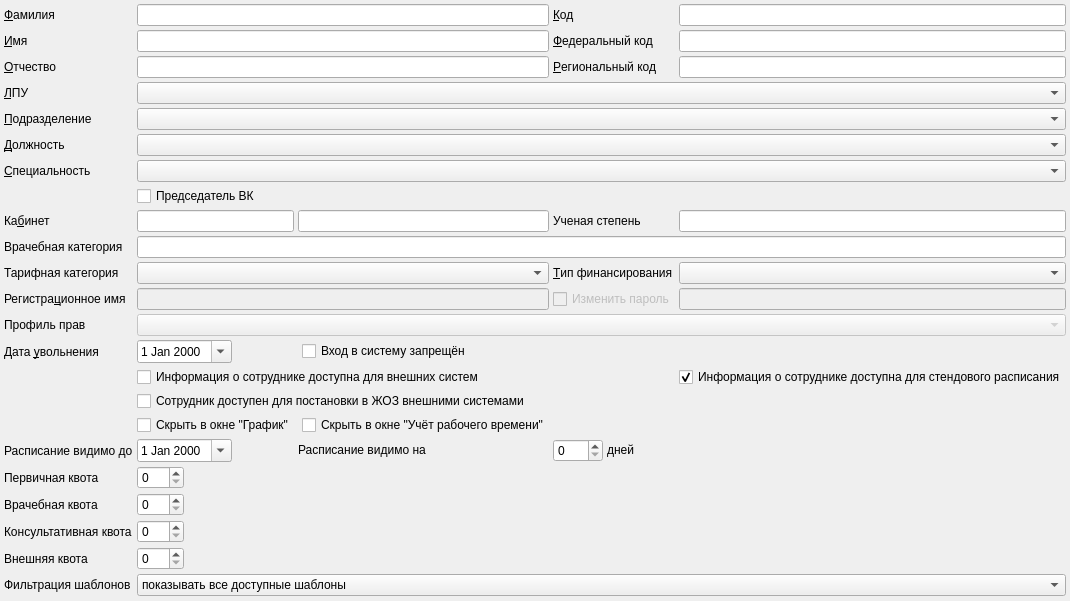
     <widget class="QWidget" name="tabCommon">
      <attribute name="title">
       <string>Общие</string>
      </attribute>
      <layout class="QGridLayout" name="gridLayout">
       <property name="margin">
        <number>4</number>
       </property>
       <property name="spacing">
        <number>4</number>
       </property>
       <item row="11" column="6">
        <widget class="CRBComboBox" name="cmbFinance">
         <property name="sizePolicy">
          <sizepolicy hsizetype="Preferred" vsizetype="Fixed">
           <horstretch>0</horstretch>
           <verstretch>0</verstretch>
          </sizepolicy>
         </property>
         <property name="toolTip">
          <string>&lt;html&gt;&lt;head&gt;&lt;meta name=&quot;qrichtext&quot; content=&quot;1&quot; /&gt;&lt;style type=&quot;text/css&quot;&gt;
p, li { white-space: pre-wrap; }
&lt;/style&gt;&lt;/head&gt;&lt;body style=&quot; font-family:'MS Shell Dlg 2'; font-size:8.25pt; font-weight:400; font-style:normal; text-decoration:none;&quot;&gt;
&lt;p style=&quot; margin-top:0px; margin-bottom:0px; margin-left:0px; margin-right:0px; -qt-block-indent:0; text-indent:0px;&quot;&gt;Тип финансирования для визитов&lt;/p&gt;&lt;/body&gt;&lt;/html&gt;</string>
         </property>
        </widget>
       </item>
       <item row="22" column="1">
        <widget class="QSpinBox" name="edtPrimaryQuota">
         <property name="sizePolicy">
          <sizepolicy hsizetype="Maximum" vsizetype="Fixed">
           <horstretch>0</horstretch>
           <verstretch>0</verstretch>
          </sizepolicy>
         </property>
         <property name="toolTip">
          <string>Доля (%) амбулаторного приёма, доступная для записи из регистратуры</string>
         </property>
         <property name="maximum">
          <number>100</number>
         </property>
        </widget>
       </item>
       <item row="18" column="2" colspan="2">
        <widget class="QLabel" name="lblTimelineAccessibilityDays">
         <property name="sizePolicy">
          <sizepolicy hsizetype="Maximum" vsizetype="Maximum">
           <horstretch>0</horstretch>
           <verstretch>0</verstretch>
          </sizepolicy>
         </property>
         <property name="text">
          <string>Расписание видимо на</string>
         </property>
         <property name="wordWrap">
          <bool>false</bool>
         </property>
         <property name="buddy">
          <cstring>edtTimelineAccessibilityDays</cstring>
         </property>
        </widget>
       </item>
       <item row="9" column="2" colspan="2">
        <widget class="QLineEdit" name="edtOffice2"/>
       </item>
       <item row="9" column="1">
        <widget class="QLineEdit" name="edtOffice">
         <property name="sizePolicy">
          <sizepolicy hsizetype="Preferred" vsizetype="Fixed">
           <horstretch>0</horstretch>
           <verstretch>0</verstretch>
          </sizepolicy>
         </property>
        </widget>
       </item>
       <item row="24" column="1">
        <widget class="QSpinBox" name="edtConsultancyQuota">
         <property name="sizePolicy">
          <sizepolicy hsizetype="Maximum" vsizetype="Fixed">
           <horstretch>0</horstretch>
           <verstretch>0</verstretch>
          </sizepolicy>
         </property>
         <property name="toolTip">
          <string>Доля (%) амбулаторного приёма, доступная для записи другим врачам</string>
         </property>
         <property name="maximum">
          <number>100</number>
         </property>
        </widget>
       </item>
       <item row="24" column="0">
        <widget class="QLabel" name="lblConsultancyQuota">
         <property name="sizePolicy">
          <sizepolicy hsizetype="Maximum" vsizetype="Preferred">
           <horstretch>0</horstretch>
           <verstretch>0</verstretch>
          </sizepolicy>
         </property>
         <property name="text">
          <string>Консультативная квота</string>
         </property>
         <property name="buddy">
          <cstring>edtConsultancyQuota</cstring>
         </property>
        </widget>
       </item>
       <item row="14" column="3" colspan="4">
        <widget class="QCheckBox" name="chkRetired">
         <property name="text">
          <string>Вход в систему запрещён</string>
         </property>
        </widget>
       </item>
       <item row="22" column="0">
        <widget class="QLabel" name="lblPrimaryQuota">
         <property name="sizePolicy">
          <sizepolicy hsizetype="Maximum" vsizetype="Preferred">
           <horstretch>0</horstretch>
           <verstretch>0</verstretch>
          </sizepolicy>
         </property>
         <property name="text">
          <string>Первичная квота</string>
         </property>
         <property name="buddy">
          <cstring>edtPrimaryQuota</cstring>
         </property>
        </widget>
       </item>
       <item row="18" column="5">
        <widget class="QLabel" name="lblTimelineAccessibilityDaysSuffix">
         <property name="sizePolicy">
          <sizepolicy hsizetype="Preferred" vsizetype="Maximum">
           <horstretch>0</horstretch>
           <verstretch>0</verstretch>
          </sizepolicy>
         </property>
         <property name="text">
          <string>дней</string>
         </property>
        </widget>
       </item>
       <item row="28" column="1" colspan="6">
        <spacer name="verticalSpacer_2">
         <property name="orientation">
          <enum>Qt::Vertical</enum>
         </property>
         <property name="sizeHint" stdset="0">
          <size>
           <width>44</width>
           <height>1</height>
          </size>
         </property>
        </spacer>
       </item>
       <item row="11" column="0">
        <widget class="QLabel" name="lblTariffCategory">
         <property name="text">
          <string>Тарифная категория</string>
         </property>
         <property name="buddy">
          <cstring>cmbTariffCategory</cstring>
         </property>
        </widget>
       </item>
       <item row="18" column="4">
        <widget class="QSpinBox" name="edtTimelineAccessibilityDays">
         <property name="enabled">
          <bool>true</bool>
         </property>
         <property name="sizePolicy">
          <sizepolicy hsizetype="Preferred" vsizetype="Fixed">
           <horstretch>0</horstretch>
           <verstretch>0</verstretch>
          </sizepolicy>
         </property>
         <property name="maximumSize">
          <size>
           <width>50</width>
           <height>16777215</height>
          </size>
         </property>
         <property name="toolTip">
          <string>Если это поле заполнено (не 0),
то указанная значение используется как количество дней начиная с текущего на которые видно расписание.</string>
         </property>
         <property name="suffix">
          <string/>
         </property>
         <property name="maximum">
          <number>999</number>
         </property>
        </widget>
       </item>
       <item row="26" column="1">
        <widget class="QSpinBox" name="edtExternalQuota">
         <property name="sizePolicy">
          <sizepolicy hsizetype="Maximum" vsizetype="Fixed">
           <horstretch>0</horstretch>
           <verstretch>0</verstretch>
          </sizepolicy>
         </property>
         <property name="toolTip">
          <string>Доля (%) амбулаторного приёма, доступная для записи из внешних систем</string>
         </property>
         <property name="maximum">
          <number>100</number>
         </property>
        </widget>
       </item>
       <item row="3" column="1" colspan="6">
        <widget class="CPolyclinicComboBox" name="cmbOrg"/>
       </item>
       <item row="9" column="0">
        <widget class="QLabel" name="lblOffice">
         <property name="sizePolicy">
          <sizepolicy hsizetype="Maximum" vsizetype="Preferred">
           <horstretch>0</horstretch>
           <verstretch>0</verstretch>
          </sizepolicy>
         </property>
         <property name="text">
          <string>Ка&amp;бинет</string>
         </property>
         <property name="buddy">
          <cstring>edtOffice</cstring>
         </property>
        </widget>
       </item>
       <item row="9" column="4" colspan="2">
        <widget class="QLabel" name="lblAcademicDegree">
         <property name="text">
          <string>Ученая степень</string>
         </property>
         <property name="buddy">
          <cstring>edtAcademicDegree</cstring>
         </property>
        </widget>
       </item>
       <item row="26" column="0">
        <widget class="QLabel" name="lblExternalQuota">
         <property name="sizePolicy">
          <sizepolicy hsizetype="Maximum" vsizetype="Preferred">
           <horstretch>0</horstretch>
           <verstretch>0</verstretch>
          </sizepolicy>
         </property>
         <property name="text">
          <string>Внешняя квота</string>
         </property>
         <property name="buddy">
          <cstring>edtExternalQuota</cstring>
         </property>
        </widget>
       </item>
       <item row="18" column="1">
        <widget class="CDateEdit" name="edtLastAccessibleTimelineDate">
         <property name="enabled">
          <bool>true</bool>
         </property>
         <property name="sizePolicy">
          <sizepolicy hsizetype="Maximum" vsizetype="Fixed">
           <horstretch>0</horstretch>
           <verstretch>0</verstretch>
          </sizepolicy>
         </property>
         <property name="toolTip">
          <string>Если это поле заполнено,
то указанная дата используется как предельная дата до которой видно расписание.</string>
         </property>
         <property name="calendarPopup">
          <bool>true</bool>
         </property>
        </widget>
       </item>
       <item row="0" column="4" colspan="2">
        <widget class="QLabel" name="lblCode">
         <property name="sizePolicy">
          <sizepolicy hsizetype="Maximum" vsizetype="Preferred">
           <horstretch>0</horstretch>
           <verstretch>0</verstretch>
          </sizepolicy>
         </property>
         <property name="text">
          <string>&amp;Код</string>
         </property>
         <property name="buddy">
          <cstring>edtCode</cstring>
         </property>
        </widget>
       </item>
       <item row="9" column="6">
        <widget class="QLineEdit" name="edtAcademicDegree"/>
       </item>
       <item row="14" column="0">
        <widget class="QLabel" name="lblRetireDate">
         <property name="sizePolicy">
          <sizepolicy hsizetype="Maximum" vsizetype="Preferred">
           <horstretch>0</horstretch>
           <verstretch>0</verstretch>
          </sizepolicy>
         </property>
         <property name="text">
          <string>Дата &amp;увольнения</string>
         </property>
         <property name="buddy">
          <cstring>edtRetireDate</cstring>
         </property>
        </widget>
       </item>
       <item row="7" column="1" colspan="6">
        <widget class="QCheckBox" name="chkChairPerson">
         <property name="text">
          <string>Председатель ВК</string>
         </property>
        </widget>
       </item>
       <item row="2" column="1" colspan="3">
        <widget class="QLineEdit" name="edtPatrName">
         <property name="sizePolicy">
          <sizepolicy hsizetype="Preferred" vsizetype="Fixed">
           <horstretch>0</horstretch>
           <verstretch>0</verstretch>
          </sizepolicy>
         </property>
        </widget>
       </item>
       <item row="18" column="0">
        <widget class="QLabel" name="lblLastAccessibleTimelineDate">
         <property name="sizePolicy">
          <sizepolicy hsizetype="Preferred" vsizetype="Minimum">
           <horstretch>0</horstretch>
           <verstretch>0</verstretch>
          </sizepolicy>
         </property>
         <property name="text">
          <string>Расписание видимо до</string>
         </property>
         <property name="wordWrap">
          <bool>false</bool>
         </property>
         <property name="buddy">
          <cstring>edtLastAccessibleTimelineDate</cstring>
         </property>
        </widget>
       </item>
       <item row="11" column="1" colspan="3">
        <widget class="CRBComboBox" name="cmbTariffCategory"/>
       </item>
       <item row="18" column="6">
        <spacer name="horizontalSpacer_2">
         <property name="orientation">
          <enum>Qt::Horizontal</enum>
         </property>
         <property name="sizeHint" stdset="0">
          <size>
           <width>40</width>
           <height>10</height>
          </size>
         </property>
        </spacer>
       </item>
       <item row="23" column="0">
        <widget class="QLabel" name="lblOwnQuota">
         <property name="sizePolicy">
          <sizepolicy hsizetype="Maximum" vsizetype="Preferred">
           <horstretch>0</horstretch>
           <verstretch>0</verstretch>
          </sizepolicy>
         </property>
         <property name="text">
          <string>Врачебная квота</string>
         </property>
         <property name="buddy">
          <cstring>edtOwnQuota</cstring>
         </property>
        </widget>
       </item>
       <item row="11" column="4" colspan="2">
        <widget class="QLabel" name="lblFinance">
         <property name="sizePolicy">
          <sizepolicy hsizetype="Maximum" vsizetype="Preferred">
           <horstretch>0</horstretch>
           <verstretch>0</verstretch>
          </sizepolicy>
         </property>
         <property name="text">
          <string>&amp;Тип финансирования</string>
         </property>
         <property name="buddy">
          <cstring>cmbFinance</cstring>
         </property>
        </widget>
       </item>
       <item row="2" column="4" colspan="2">
        <widget class="QLabel" name="lblRegionalCode">
         <property name="sizePolicy">
          <sizepolicy hsizetype="Maximum" vsizetype="Preferred">
           <horstretch>0</horstretch>
           <verstretch>0</verstretch>
          </sizepolicy>
         </property>
         <property name="text">
          <string>&amp;Региональный код</string>
         </property>
         <property name="buddy">
          <cstring>edtRegionalCode</cstring>
         </property>
        </widget>
       </item>
       <item row="23" column="1">
        <widget class="QSpinBox" name="edtOwnQuota">
         <property name="sizePolicy">
          <sizepolicy hsizetype="Maximum" vsizetype="Fixed">
           <horstretch>0</horstretch>
           <verstretch>0</verstretch>
          </sizepolicy>
         </property>
         <property name="toolTip">
          <string>Доля (%) амбулаторного приёма, доступная для записи самому врачу</string>
         </property>
         <property name="maximum">
          <number>100</number>
         </property>
        </widget>
       </item>
       <item row="0" column="0">
        <widget class="QLabel" name="lblLastName">
         <property name="sizePolicy">
          <sizepolicy hsizetype="Maximum" vsizetype="Preferred">
           <horstretch>0</horstretch>
           <verstretch>0</verstretch>
          </sizepolicy>
         </property>
         <property name="text">
          <string>&amp;Фамилия</string>
         </property>
         <property name="buddy">
          <cstring>edtLastName</cstring>
         </property>
        </widget>
       </item>
       <item row="16" column="1" colspan="6">
        <widget class="QCheckBox" name="chkAvailableForSuspendedAppointment">
         <property name="sizePolicy">
          <sizepolicy hsizetype="Preferred" vsizetype="Fixed">
           <horstretch>0</horstretch>
           <verstretch>0</verstretch>
          </sizepolicy>
         </property>
         <property name="text">
          <string>Сотрудник доступен для постановки в ЖОЗ внешними системами</string>
         </property>
        </widget>
       </item>
       <item row="10" column="0">
        <widget class="QLabel" name="lblMedicalCategory">
         <property name="text">
          <string>Врачебная категория</string>
         </property>
         <property name="buddy">
          <cstring>cmbTariffCategory</cstring>
         </property>
        </widget>
       </item>
       <item row="1" column="6">
        <widget class="QLineEdit" name="edtFederalCode">
         <property name="sizePolicy">
          <sizepolicy hsizetype="Preferred" vsizetype="Fixed">
           <horstretch>0</horstretch>
           <verstretch>0</verstretch>
          </sizepolicy>
         </property>
        </widget>
       </item>
       <item row="2" column="6">
        <widget class="QLineEdit" name="edtRegionalCode">
         <property name="sizePolicy">
          <sizepolicy hsizetype="Preferred" vsizetype="Fixed">
           <horstretch>0</horstretch>
           <verstretch>0</verstretch>
          </sizepolicy>
         </property>
        </widget>
       </item>
       <item row="15" column="6">
        <widget class="QCheckBox" name="chkAvailableForStand">
         <property name="toolTip">
          <string>Информация о сотруднике доступна для стендового расписания</string>
         </property>
         <property name="text">
          <string>Информация о сотруднике доступна для стендового расписания</string>
         </property>
         <property name="checked">
          <bool>true</bool>
         </property>
        </widget>
       </item>
       <item row="3" column="0">
        <widget class="QLabel" name="lblOrg">
         <property name="sizePolicy">
          <sizepolicy hsizetype="Maximum" vsizetype="Preferred">
           <horstretch>0</horstretch>
           <verstretch>0</verstretch>
          </sizepolicy>
         </property>
         <property name="text">
          <string>&amp;ЛПУ</string>
         </property>
         <property name="buddy">
          <cstring>cmbOrg</cstring>
         </property>
        </widget>
       </item>
       <item row="6" column="1" colspan="6">
        <widget class="CRBComboBox" name="cmbSpeciality"/>
       </item>
       <item row="1" column="4" colspan="2">
        <widget class="QLabel" name="lblFederalCode">
         <property name="sizePolicy">
          <sizepolicy hsizetype="Maximum" vsizetype="Preferred">
           <horstretch>0</horstretch>
           <verstretch>0</verstretch>
          </sizepolicy>
         </property>
         <property name="text">
          <string>&amp;Федеральный код</string>
         </property>
         <property name="buddy">
          <cstring>edtFederalCode</cstring>
         </property>
        </widget>
       </item>
       <item row="12" column="1" colspan="3">
        <widget class="QLineEdit" name="edtLogin">
         <property name="enabled">
          <bool>false</bool>
         </property>
         <property name="sizePolicy">
          <sizepolicy hsizetype="Preferred" vsizetype="Fixed">
           <horstretch>0</horstretch>
           <verstretch>0</verstretch>
          </sizepolicy>
         </property>
        </widget>
       </item>
       <item row="2" column="0">
        <widget class="QLabel" name="lblPatrName">
         <property name="sizePolicy">
          <sizepolicy hsizetype="Maximum" vsizetype="Preferred">
           <horstretch>0</horstretch>
           <verstretch>0</verstretch>
          </sizepolicy>
         </property>
         <property name="text">
          <string>&amp;Отчество</string>
         </property>
         <property name="buddy">
          <cstring>edtPatrName</cstring>
         </property>
        </widget>
       </item>
       <item row="14" column="1" colspan="2">
        <widget class="CDateEdit" name="edtRetireDate">
         <property name="sizePolicy">
          <sizepolicy hsizetype="Maximum" vsizetype="Fixed">
           <horstretch>0</horstretch>
           <verstretch>0</verstretch>
          </sizepolicy>
         </property>
         <property name="calendarPopup">
          <bool>true</bool>
         </property>
        </widget>
       </item>
       <item row="4" column="1" colspan="6">
        <widget class="COrgStructureComboBox" name="cmbOrgStructure"/>
       </item>
       <item row="0" column="1" colspan="3">
        <widget class="QLineEdit" name="edtLastName">
         <property name="sizePolicy">
          <sizepolicy hsizetype="Preferred" vsizetype="Fixed">
           <horstretch>0</horstretch>
           <verstretch>0</verstretch>
          </sizepolicy>
         </property>
        </widget>
       </item>
       <item row="6" column="0">
        <widget class="QLabel" name="lblSpeciality">
         <property name="sizePolicy">
          <sizepolicy hsizetype="Maximum" vsizetype="Preferred">
           <horstretch>0</horstretch>
           <verstretch>0</verstretch>
          </sizepolicy>
         </property>
         <property name="text">
          <string>&amp;Специальность</string>
         </property>
         <property name="buddy">
          <cstring>cmbSpeciality</cstring>
         </property>
        </widget>
       </item>
       <item row="5" column="0">
        <widget class="QLabel" name="lblPost">
         <property name="sizePolicy">
          <sizepolicy hsizetype="Maximum" vsizetype="Preferred">
           <horstretch>0</horstretch>
           <verstretch>0</verstretch>
          </sizepolicy>
         </property>
         <property name="text">
          <string>&amp;Должность</string>
         </property>
         <property name="buddy">
          <cstring>cmbPost</cstring>
         </property>
        </widget>
       </item>
       <item row="12" column="6">
        <widget class="QLineEdit" name="edtPassword">
         <property name="enabled">
          <bool>false</bool>
         </property>
         <property name="sizePolicy">
          <sizepolicy hsizetype="Preferred" vsizetype="Fixed">
           <horstretch>0</horstretch>
           <verstretch>0</verstretch>
          </sizepolicy>
         </property>
         <property name="echoMode">
          <enum>QLineEdit::Password</enum>
         </property>
        </widget>
       </item>
       <item row="4" column="0">
        <widget class="QLabel" name="lblOrgStructure">
         <property name="sizePolicy">
          <sizepolicy hsizetype="Maximum" vsizetype="Preferred">
           <horstretch>0</horstretch>
           <verstretch>0</verstretch>
          </sizepolicy>
         </property>
         <property name="text">
          <string>&amp;Подразделение</string>
         </property>
         <property name="buddy">
          <cstring>cmbOrgStructure</cstring>
         </property>
        </widget>
       </item>
       <item row="1" column="0">
        <widget class="QLabel" name="lblFirstName">
         <property name="sizePolicy">
          <sizepolicy hsizetype="Maximum" vsizetype="Preferred">
           <horstretch>0</horstretch>
           <verstretch>0</verstretch>
          </sizepolicy>
         </property>
         <property name="text">
          <string>&amp;Имя</string>
         </property>
         <property name="buddy">
          <cstring>edtFirstName</cstring>
         </property>
        </widget>
       </item>
       <item row="12" column="4" colspan="2">
        <widget class="QCheckBox" name="chkChangePassword">
         <property name="enabled">
          <bool>false</bool>
         </property>
         <property name="sizePolicy">
          <sizepolicy hsizetype="Maximum" vsizetype="Fixed">
           <horstretch>0</horstretch>
           <verstretch>0</verstretch>
          </sizepolicy>
         </property>
         <property name="text">
          <string>Изменить пароль</string>
         </property>
        </widget>
       </item>
       <item row="13" column="1" colspan="6">
        <widget class="CDbComboBox" name="cmbUserRightsProfile">
         <property name="enabled">
          <bool>false</bool>
         </property>
        </widget>
       </item>
       <item row="13" column="0">
        <widget class="QLabel" name="lblUserRightsProfile">
         <property name="sizePolicy">
          <sizepolicy hsizetype="Maximum" vsizetype="Preferred">
           <horstretch>0</horstretch>
           <verstretch>0</verstretch>
          </sizepolicy>
         </property>
         <property name="text">
          <string>Профиль прав</string>
         </property>
        </widget>
       </item>
       <item row="12" column="0">
        <widget class="QLabel" name="lblLogin">
         <property name="sizePolicy">
          <sizepolicy hsizetype="Maximum" vsizetype="Preferred">
           <horstretch>0</horstretch>
           <verstretch>0</verstretch>
          </sizepolicy>
         </property>
         <property name="text">
          <string>Регистра&amp;ционное имя</string>
         </property>
         <property name="buddy">
          <cstring>edtLogin</cstring>
         </property>
        </widget>
       </item>
       <item row="1" column="1" colspan="3">
        <widget class="QLineEdit" name="edtFirstName">
         <property name="sizePolicy">
          <sizepolicy hsizetype="Preferred" vsizetype="Fixed">
           <horstretch>0</horstretch>
           <verstretch>0</verstretch>
          </sizepolicy>
         </property>
        </widget>
       </item>
       <item row="0" column="6">
        <widget class="QLineEdit" name="edtCode">
         <property name="sizePolicy">
          <sizepolicy hsizetype="Preferred" vsizetype="Fixed">
           <horstretch>0</horstretch>
           <verstretch>0</verstretch>
          </sizepolicy>
         </property>
        </widget>
       </item>
       <item row="5" column="1" colspan="6">
        <widget class="CRBComboBox" name="cmbPost"/>
       </item>
       <item row="10" column="1" colspan="6">
        <widget class="QLineEdit" name="edtMedicalCategory"/>
       </item>
       <item row="27" column="0">
        <widget class="QLabel" name="lblShowTypeTemplate">
         <property name="text">
          <string>Фильтрация шаблонов</string>
         </property>
        </widget>
       </item>
       <item row="27" column="1" colspan="6">
        <widget class="QComboBox" name="cmbShowTypeTemplate">
         <item>
          <property name="text">
           <string>показывать все доступные шаблоны</string>
          </property>
         </item>
         <item>
          <property name="text">
           <string>показывать шаблоны текущего пользователя</string>
          </property>
         </item>
         <item>
          <property name="text">
           <string>показывать шаблоны со СНИЛС текущего пользователя</string>
          </property>
         </item>
         <item>
          <property name="text">
           <string>показывать шаблоны по специальности</string>
          </property>
         </item>
         <item>
          <property name="text">
           <string>показывать шаблоны по подразделению</string>
          </property>
         </item>
        </widget>
       </item>
       <item row="17" column="1">
        <widget class="QCheckBox" name="chkIsHideQueue">
         <property name="sizePolicy">
          <sizepolicy hsizetype="Preferred" vsizetype="Fixed">
           <horstretch>0</horstretch>
           <verstretch>0</verstretch>
          </sizepolicy>
         </property>
         <property name="text">
          <string>Скрыть в окне &quot;График&quot;</string>
         </property>
        </widget>
       </item>
       <item row="17" column="3">
        <widget class="QCheckBox" name="chkIsHideSchedule">
         <property name="sizePolicy">
          <sizepolicy hsizetype="Preferred" vsizetype="Fixed">
           <horstretch>0</horstretch>
           <verstretch>0</verstretch>
          </sizepolicy>
         </property>
         <property name="text">
          <string>Скрыть в окне &quot;Учёт рабочего времени&quot;</string>
         </property>
        </widget>
       </item>
       <item row="15" column="1" colspan="4">
        <widget class="QCheckBox" name="chkAvailableForExternal">
         <property name="sizePolicy">
          <sizepolicy hsizetype="Preferred" vsizetype="Fixed">
           <horstretch>0</horstretch>
           <verstretch>0</verstretch>
          </sizepolicy>
         </property>
         <property name="text">
          <string>Информация о сотруднике доступна для внешних систем</string>
         </property>
        </widget>
       </item>
      </layout>
     </widget>
